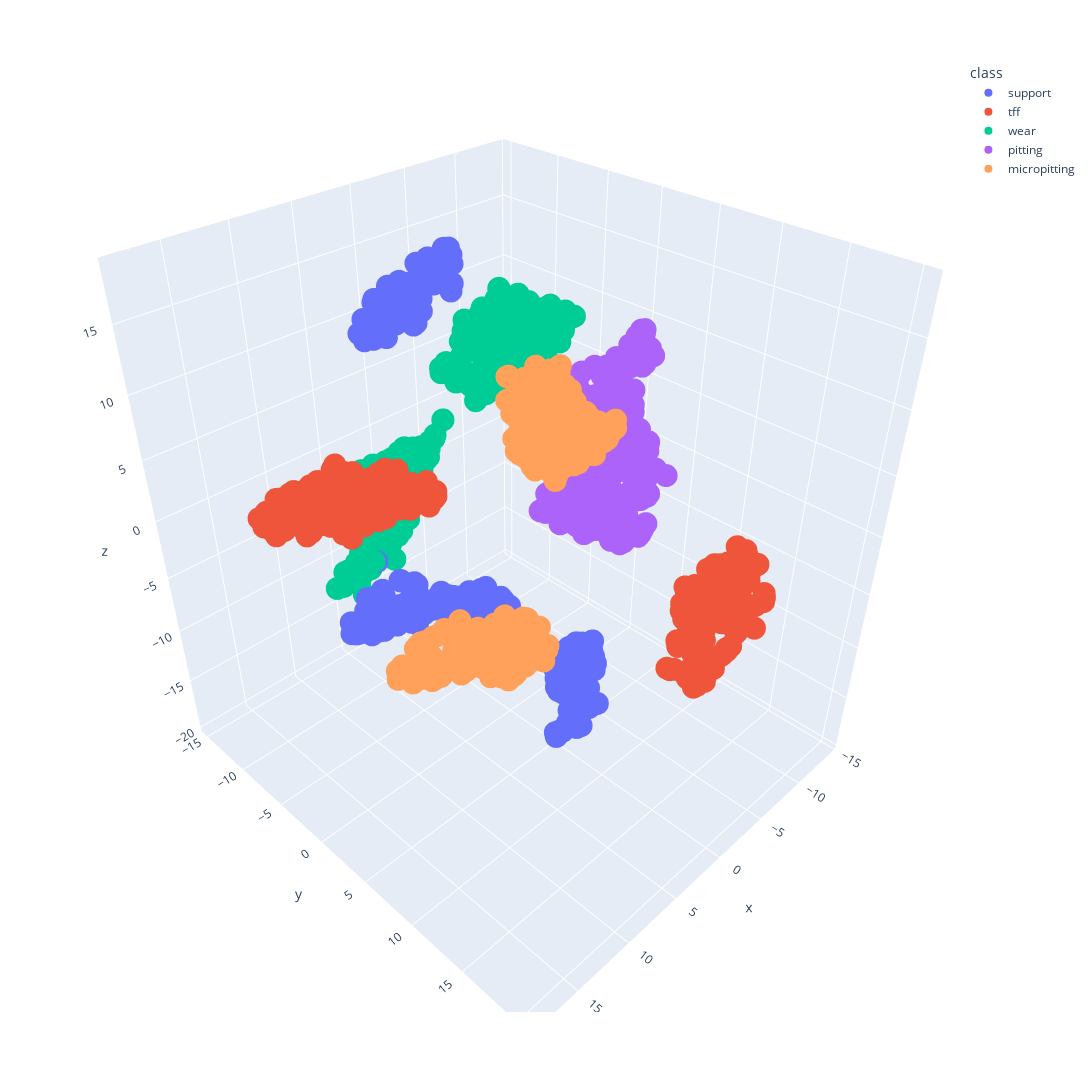

Here is the notebook cell this chart was saved with:
### Code cell
tsne_embeddings = TSNE(n_components=3, learning_rate="auto", init="random", perplexity=20).fit_transform(
    np.concatenate([support_group, query_group, query_group_2, query_group_3, query_group_4])
)
tsne_embeddings = pd.DataFrame(tsne_embeddings, columns=["x", "y", "z"])
tsne_embeddings["class"] = np.concatenate(
    [
        len(support_group) * ["support"],
        len(query_group) * ["tff"],
        len(query_group_2) * ["wear"],
        len(query_group_3) * ["pitting"],
        len(query_group_4) * ["micropitting"],
    ]
)

fig = px.scatter_3d(tsne_embeddings, x="x", y="y", z="z", color="class", width=1200, height=1200)
fig.show()

### Figure 1 — Plotly figure (JSON) as saved in the notebook; plotly's stock layout.template omitted (floating-point values rounded to 4 significant figures; data arrays with more than 128 entries replaced by an {"elided": "..."} marker saying what was removed)
{"data": [{"hovertemplate": "class=support<br>x=%{x}<br>y=%{y}<br>z=%{z}<extra></extra>", "legendgroup": "support", "marker": {"color": "#636efa", "symbol": "circle"}, "mode": "markers", "name": "support", "scene": "scene", "showlegend": true, "type": "scatter3d", "x": {"elided": "341 float values"}, "y": {"elided": "341 float values"}, "z": {"elided": "341 float values"}}, {"hovertemplate": "class=tff<br>x=%{x}<br>y=%{y}<br>z=%{z}<extra></extra>", "legendgroup": "tff", "marker": {"color": "#EF553B", "symbol": "circle"}, "mode": "markers", "name": "tff", "scene": "scene", "showlegend": true, "type": "scatter3d", "x": {"elided": "309 float values"}, "y": {"elided": "309 float values"}, "z": {"elided": "309 float values"}}, {"hovertemplate": "class=wear<br>x=%{x}<br>y=%{y}<br>z=%{z}<extra></extra>", "legendgroup": "wear", "marker": {"color": "#00cc96", "symbol": "circle"}, "mode": "markers", "name": "wear", "scene": "scene", "showlegend": true, "type": "scatter3d", "x": {"elided": "309 float values"}, "y": {"elided": "309 float values"}, "z": {"elided": "309 float values"}}, {"hovertemplate": "class=pitting<br>x=%{x}<br>y=%{y}<br>z=%{z}<extra></extra>", "legendgroup": "pitting", "marker": {"color": "#ab63fa", "symbol": "circle"}, "mode": "markers", "name": "pitting", "scene": "scene", "showlegend": true, "type": "scatter3d", "x": {"elided": "314 float values"}, "y": {"elided": "314 float values"}, "z": {"elided": "314 float values"}}, {"hovertemplate": "class=micropitting<br>x=%{x}<br>y=%{y}<br>z=%{z}<extra></extra>", "legendgroup": "micropitting", "marker": {"color": "#FFA15A", "symbol": "circle"}, "mode": "markers", "name": "micropitting", "scene": "scene", "showlegend": true, "type": "scatter3d", "x": {"elided": "303 float values"}, "y": {"elided": "303 float values"}, "z": {"elided": "303 float values"}}], "layout": {"height": 1200, "legend": {"title": {"text": "class"}, "tracegroupgap": 0}, "margin": {"t": 60}, "scene": {"domain": {"x": [0, 1], "y": [0, 1]}, "xaxis": {"title": {"text": "x"}}, "yaxis": {"title": {"text": "y"}}, "zaxis": {"title": {"text": "z"}}}, "width": 1200}}
